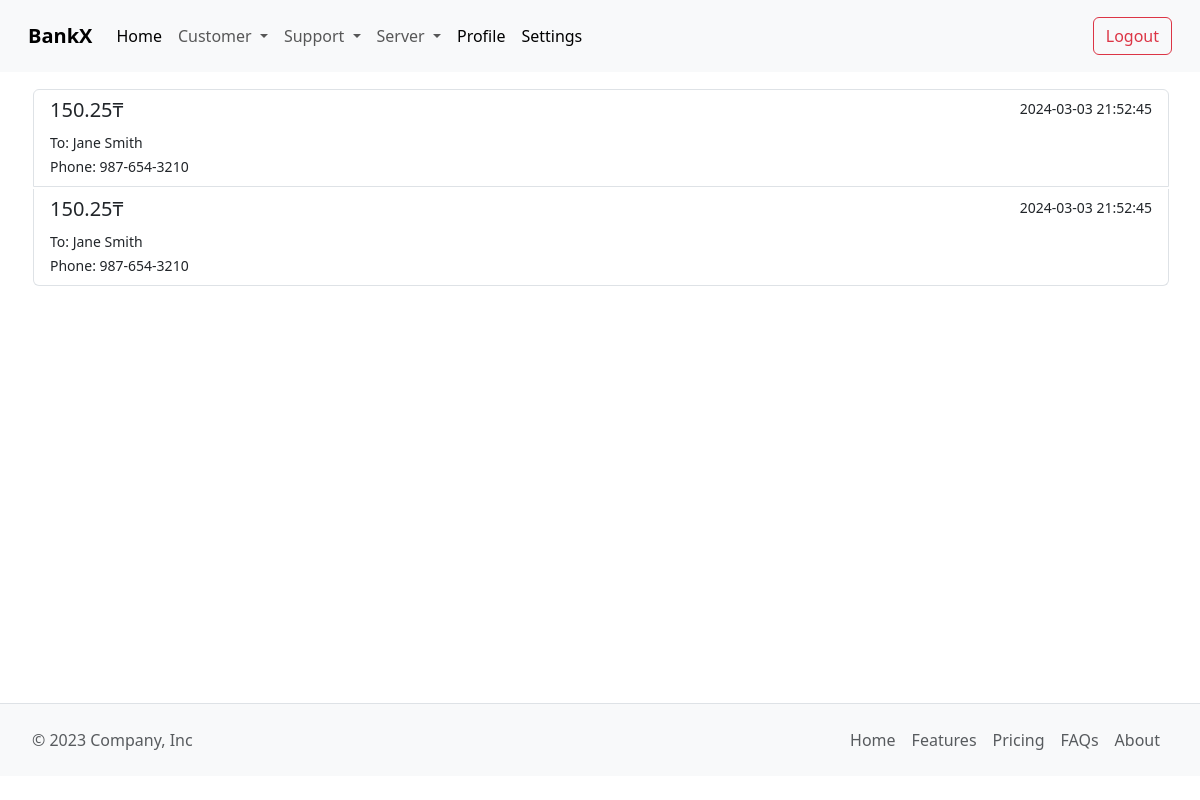
The page /Admin/customer_transfer_history.php?id=5 (signed in) on the database its author committed.
### tables this page shows
CREATE TABLE `Transfer` (
    `TransferID` INT PRIMARY KEY AUTO_INCREMENT,
    `CustomerID` INT NOT NULL,
    `RecipientID` INT NOT NULL,
    `RecipientName` VARCHAR(100) NOT NULL, 
    `PhoneNumber` VARCHAR(100) NOT NULL,
    `TransferDate` TIMESTAMP DEFAULT CURRENT_TIMESTAMP,
    `Amount` DECIMAL(10, 2) NOT NULL,
    FOREIGN KEY (`CustomerID`) REFERENCES `Customers`(`CustomerID`) ON DELETE CASCADE,
    FOREIGN KEY (`RecipientID`) REFERENCES `Customers`(`CustomerID`) ON DELETE CASCADE
);

### src/Admin/customer_transfer_history.php (the view, shortened to what this page needs)
<?php
include("include/header.php");
require("../Modules/config.php");
$userid = $_GET['id'];
$stmt = $conn->prepare("SELECT * FROM `Transfer` WHERE `CustomerID` = :userid");
$stmt->bindValue(":userid", $userid, PDO::PARAM_INT);
$stmt->execute();
$result = $stmt->fetchAll(PDO::FETCH_ASSOC);
?>
<div class="list-group" style="padding-left: 2rem; padding-right: 2rem; padding-bottom: 5rem; padding-top: 1rem;">
    <?php
    foreach ($result as $row) {
    ?>
    <a href="#" class="list-group-item list-group-item-action flex-column align-items-start " style="margin: 1px;">
        <div class="d-flex w-100 justify-content-between">
            <h5 class="mb-1"><?php echo $row['Amount']; ?>₸</h5>
            <small><?php echo $row['TransferDate']; ?></small>
        </div>
        <small>To: <?php echo $row['RecipientName']; ?></small><br>
        <small>Phone: <?php echo $row['PhoneNumber']; ?></small><br>
    </a>
    <?php
    }
    ?>
</div>
<?php
include("include/footer.php");
?>

### rows shown on the page
transfer: Amount "150.25", TransferDate "2024-03-03 21:52:45", RecipientName "Jane Smith", PhoneNumber "987-654-3210"
transfer: Amount "150.25", TransferDate "2024-03-03 21:52:45", RecipientName "Jane Smith", PhoneNumber "987-654-3210"
